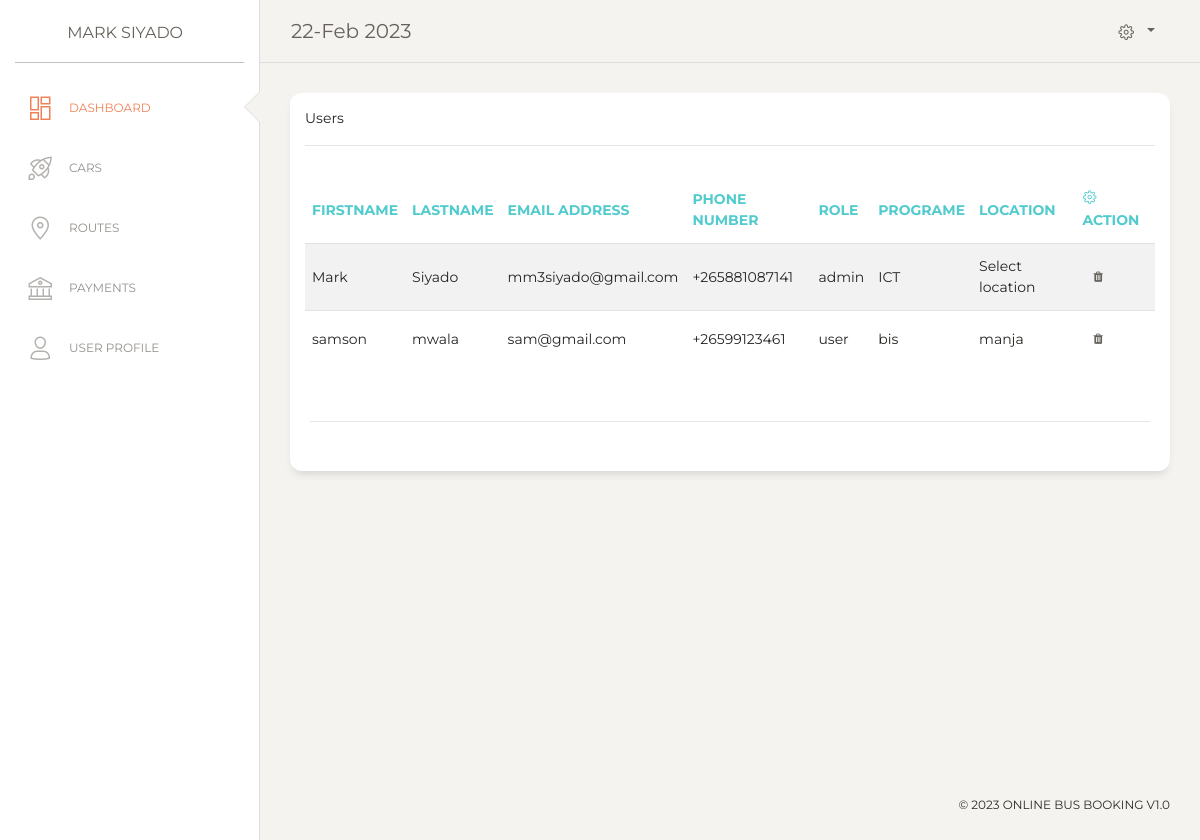
The app's page /users.php (signed in) with its own data.
### tables this page shows
CREATE TABLE `users` (
  `id` int(100) NOT NULL,
  `fname` varchar(100) NOT NULL,
  `lname` varchar(100) NOT NULL,
  `email` varchar(100) NOT NULL,
  `type` varchar(100) NOT NULL,
  `location` varchar(100) NOT NULL,
  `programe` varchar(100) NOT NULL,
  `phone` varchar(100) NOT NULL,
  `regdate` varchar(100) NOT NULL
);

### users.php (the view, shortened to what this page needs)
<?php
include('functions.php');
?>
<!DOCTYPE html>
<html lang="en">
<?php
  include('header.php');
 ?>
<body class="">
  <div class="wrapper ">
<?php include('sidebar.php')?>
    <div class="main-panel">
  <?php include('nav.php');?>
      <div class="content">
        <div class="row">
          <div class="col-lg-12">
            <div class="card ">
              <div class="card-header ">
               Users
                <hr>
              </div>
              <div class="card-body">
                <div class="">
                  <table class="table table-striped table-hover">
                    <thead class=" text-primary">
                      <th>Firstname</th>
                      <th>Lastname</th>
                      <th>Email Address</th>
                      <th>Phone Number</th>
                      <th>Role</th>
                      <th>Programe</th>
                      <th>Location</th>
                      <th><i class="nc-icon nc-settings-gear-65"> </i> Action </th>
                    </thead>
                    <tbody>
                      <?php
                      $sql1="select * from users ";
                      $runsql1=$conn->query($sql1);
                      if($row=$runsql1->num_rows > 0){
                        while($details=$runsql1->fetch_assoc()){
                          $id=$details['id'];
                        echo '
                      <tr>
                        <td>'.$details['fname'].'</td>
                        <td>'.$details['lname'].'</td>
                        <td>'.$details['email'].'</td>
                        <td>'.$details['phone'].'</td>
                        <td>'.$details['type'].'</td>
                        <td>'.$details['programe'].'</td>
                        <td>'.$details['location'].'</td>
                        <td>
                        <a href="adduser.php?deluser='.$id.'"><button class="btn btn-link"><i class="fa fa-trash"></i></button</a>
                        </td>
                      </tr>
                        ';
                        }
                      }else{
                        echo '<div class="alert alert-success">no vehicle</div>';                      }
                      ?>
                    </tbody>
                  </table>
                </div>
              </div>
              <div class="card-footer ">
                <hr>
                <div class="stats">
                </div>
              </div>
            </div>
          </div>
        </div>
      </div>
</body>
</html>

### sidebar.php (shortened to what this page needs)
<div class="sidebar" data-color="white" data-active-color="danger">
  <div class="logo">
    <a href="" class="simple-text logo-mini">
    </a>
    <a href="" class="simple-text logo-normal">
     <?php
     if(isset($_SESSION['user'])){
        $userid=$_SESSION['user'];
        $sql="select * from users where id ='$userid'";
        $run=$conn->query($sql);
        $details=$run->fetch_assoc();
        echo $details['fname'].' '.$details['lname'];
       }
    ?>
    </a>
  </div>
  <div class="sidebar-wrapper">
    <ul class="nav">
      <li class="active ">
        <a href="dashboard.php">
          <i class="nc-icon nc-layout-11"></i>
          <p>Dashboard</p>
        </a>
      </li>
      <li>
        <a href="cars.php">
          <i class="nc-icon nc-spaceship"></i>
          <p>Cars</p>
        </a>
      </li>
      <li>
        <a href="route.php">
          <i class="nc-icon nc-pin-3"></i>
          <p>Routes</p>
        </a>
      </li>
      <li>
        <a href="payments.php">
          <i class="nc-icon nc-bank"></i>
          <p>Payments</p>
        </a>
      </li>
      <li>
        <a href="update_profile.php">
          <i class="nc-icon nc-single-02"></i>
          <p>User Profile</p>
        </a>
      </li>
    </ul>
  </div>
</div>

### records on screen
users: fname "MARK", lname "SIYADO", fname "Mark", lname "Siyado", email "mm3siyado@gmail.com", phone "+265881087141", type "admin", programe "ICT", location "Select location"
users: fname "samson", lname "mwala", email "sam@gmail.com", phone "+26599123461", type "user", programe "bis", location "manja"
